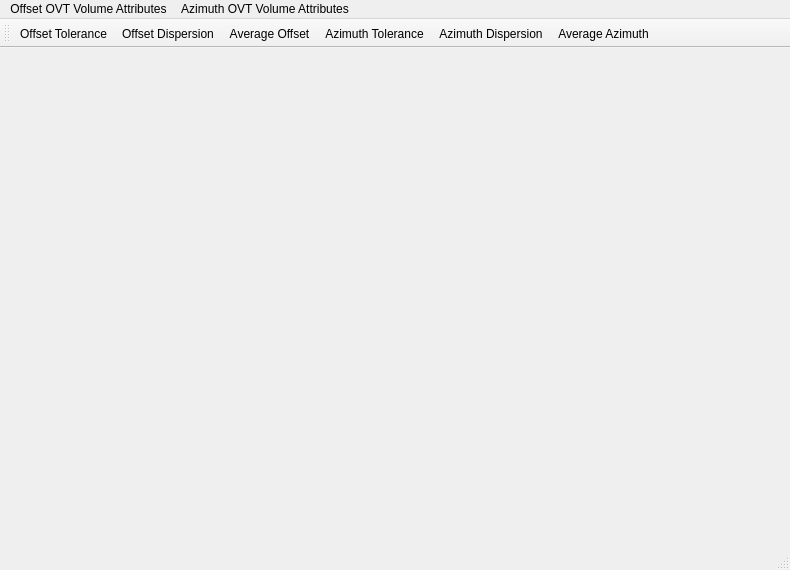
<?xml version="1.0" encoding="UTF-8"?>
<ui version="4.0">
 <class>OVTVolumeAttributeViewClass</class>
 <widget class="QMainWindow" name="OVTVolumeAttributeViewClass">
  <property name="geometry">
   <rect>
    <x>0</x>
    <y>0</y>
    <width>790</width>
    <height>570</height>
   </rect>
  </property>
  <property name="sizePolicy">
   <sizepolicy hsizetype="Fixed" vsizetype="Fixed">
    <horstretch>0</horstretch>
    <verstretch>0</verstretch>
   </sizepolicy>
  </property>
  <property name="windowTitle">
   <string>OVTVolumeAttributeView</string>
  </property>
  <widget class="QWidget" name="centralWidget">
   <layout class="QGridLayout" name="gridLayout">
    <item row="0" column="0">
     <widget class="QCustomPlot" name="mCustomPlot" native="true"/>
    </item>
   </layout>
  </widget>
  <widget class="QMenuBar" name="menuBar">
   <property name="geometry">
    <rect>
     <x>0</x>
     <y>0</y>
     <width>790</width>
     <height>22</height>
    </rect>
   </property>
   <widget class="QMenu" name="menuOVT_Volume_Attributes">
    <property name="title">
     <string>Offset OVT Volume Attributes</string>
    </property>
    <addaction name="actionOffset_Tolerance"/>
    <addaction name="actionOffset_Dispersion"/>
    <addaction name="actionMin_Offset"/>
    <addaction name="actionMax_Offset"/>
    <addaction name="actionAverage_Offset"/>
   </widget>
   <widget class="QMenu" name="menuMy_Plots">
    <property name="title">
     <string>Azimuth OVT Volume Attributes</string>
    </property>
    <addaction name="actionAzimuth_Tolerance"/>
    <addaction name="actionAzimuth_Dispersion"/>
    <addaction name="actionMin_Azimuth"/>
    <addaction name="actionMax_Azimuth"/>
    <addaction name="actionAverage_Azimuth"/>
   </widget>
   <addaction name="menuOVT_Volume_Attributes"/>
   <addaction name="menuMy_Plots"/>
  </widget>
  <widget class="QToolBar" name="mainToolBar">
   <attribute name="toolBarArea">
    <enum>TopToolBarArea</enum>
   </attribute>
   <attribute name="toolBarBreak">
    <bool>false</bool>
   </attribute>
   <addaction name="actionOffset_Tolerance"/>
   <addaction name="actionOffset_Dispersion"/>
   <addaction name="actionAverage_Offset"/>
   <addaction name="actionAzimuth_Tolerance"/>
   <addaction name="actionAzimuth_Dispersion"/>
   <addaction name="actionAverage_Azimuth"/>
  </widget>
  <widget class="QStatusBar" name="statusBar"/>
  <action name="actionOffset_Tolerance">
   <property name="text">
    <string>Offset Tolerance</string>
   </property>
  </action>
  <action name="actionOffset_Dispersion">
   <property name="text">
    <string>Offset Dispersion</string>
   </property>
  </action>
  <action name="actionMin_Offset">
   <property name="text">
    <string>Minimum Offset</string>
   </property>
  </action>
  <action name="actionMax_Offset">
   <property name="text">
    <string>Maximum Offset</string>
   </property>
  </action>
  <action name="actionAverage_Offset">
   <property name="text">
    <string>Average Offset</string>
   </property>
  </action>
  <action name="actionAzimuth_Tolerance">
   <property name="text">
    <string>Azimuth Tolerance</string>
   </property>
  </action>
  <action name="actionTest_Colormap">
   <property name="text">
    <string>Test Colormap</string>
   </property>
  </action>
  <action name="actionOVT_Trace_Count">
   <property name="text">
    <string>OVT Trace_Count</string>
   </property>
  </action>
  <action name="actionAzimuth_Dispersion">
   <property name="text">
    <string>Azimuth Dispersion</string>
   </property>
  </action>
  <action name="actionMin_Azimuth">
   <property name="text">
    <string>Minimum Azimuth</string>
   </property>
  </action>
  <action name="actionMax_Azimuth">
   <property name="text">
    <string>Maximum Azimuth</string>
   </property>
  </action>
  <action name="actionAverage_Azimuth">
   <property name="text">
    <string>Average Azimuth</string>
   </property>
  </action>
 </widget>
 <layoutdefault spacing="6" margin="11"/>
 <customwidgets>
  <customwidget>
   <class>QCustomPlot</class>
   <extends>QWidget</extends>
   <header location="global">qcustomplot.h</header>
   <container>1</container>
  </customwidget>
 </customwidgets>
 <resources>
  <include location="../../../../resources/qt/datareconstruction.qrc"/>
 </resources>
 <connections/>
</ui>
